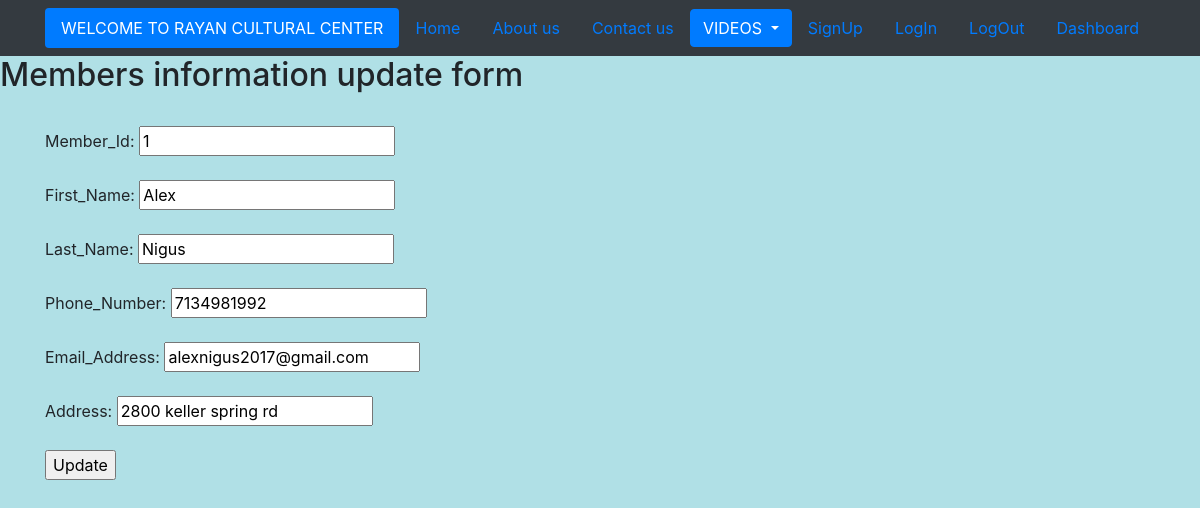
The app's page /update/1/ with its own data.
### testapp/models.py (models this page shows)
class Membership(models.Model):
    member_id =models.IntegerField()
    first_name= models.CharField(max_length =64)
    last_name = models.CharField(max_length = 64)
    phone_number = models.IntegerField()
    email_address =models.EmailField()
    address = models.CharField(max_length = 255)

### testapp/views.py (the view)
# urls.py: url(r'^update/(?P<id>\d+)/$', views.update_view),
def update_view(request, id):
    member =Membership.objects.get(id = id)
    if request.method=='POST':
        form = MembershipForm(request.POST, instance=member)
        if form.is_valid():
            form.save()
            return render(request, 'testapp/updated.html')
    return render(request, 'testapp/update.html', {'member': member})

### testapp/templates/testapp/update.html (shortened to what this page needs)
<!DOCTYPE html>
{%extends 'testapp/base.html'%}
{% load static %}
{%block body-block%}
<h2>Members information update form</h2><br>
<div class = "container">
<form method="post">
    Member_Id: <input type="text" name="member_id" value="{{member.member_id}}"><br><br>
    First_Name: <input type="text" name="first_name" value="{{member.first_name}}"><br><br>
    Last_Name: <input type="text" name="last_name" value="{{member.last_name}}"><br><br>
    Phone_Number: <input type="text" name="phone_number" value="{{member.phone_number}}"><br><br>
    Email_Address: <input type="text" name="email_address" value="{{member.email_address}}"><br><br>
    Address: <input type="text" name="address" value="{{member.address}}"><br><br>
            <input type="submit" name="" value="Update">
</form>
</div>
{%endblock%}

### testapp/templates/testapp/base.html (style rules this page uses)
body { background-color: powderblue; }

### records on screen
Membership: member_id "1", first_name "Alex", last_name "Nigus", phone_number "7134981992", email_address "alexnigus2017@gmail.com", address "2800 keller spring rd"
